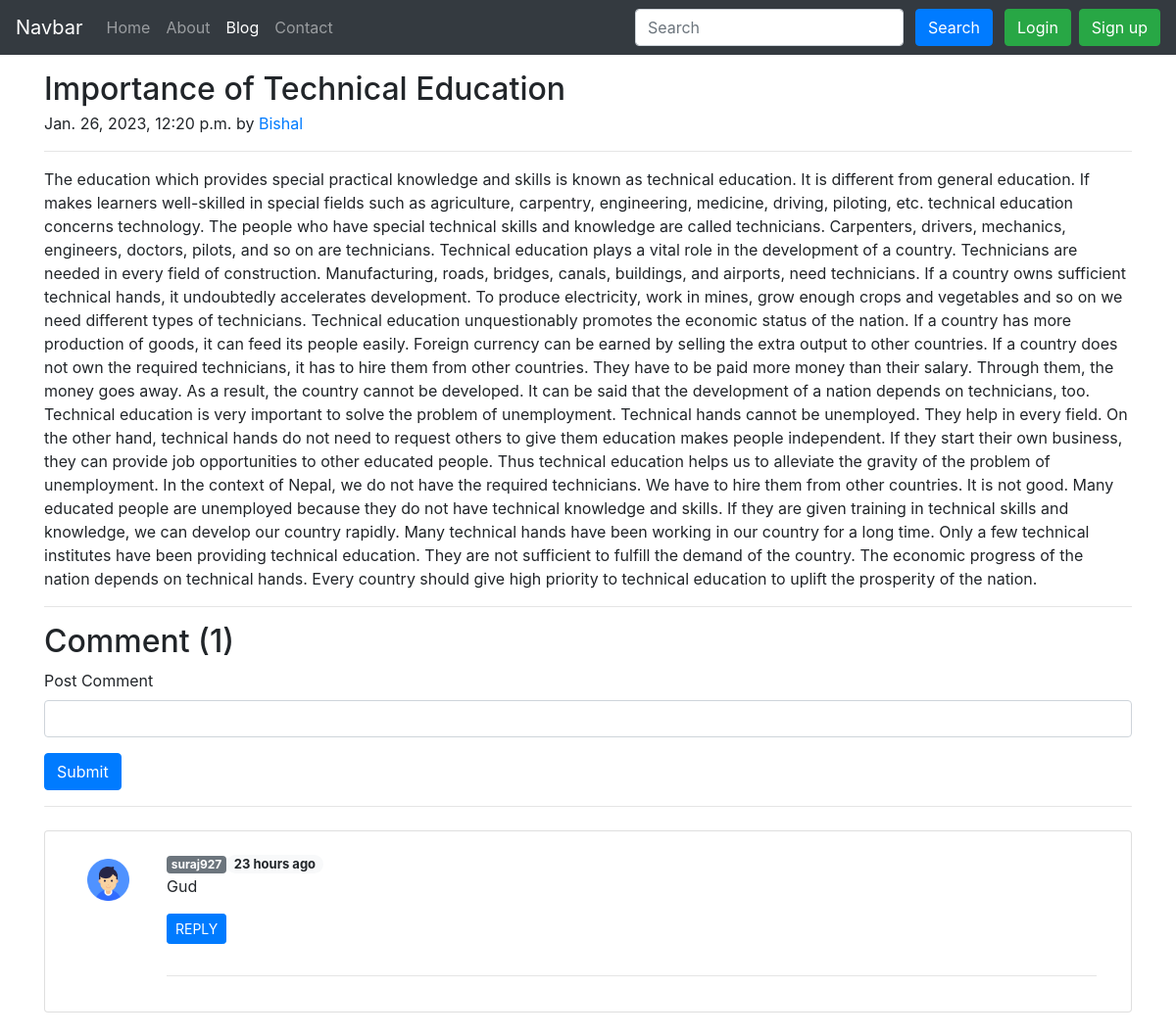
/blog/first-post/, run on the app's committed database.
### Blog/models.py (models this page shows, shortened)
class Post(models.Model):
    sno = models.AutoField(primary_key=True)
    title = models.CharField(max_length=100)
    text = models.TextField()
    author = models.CharField(max_length=30)
    slug = models.CharField(max_length=300)
    timeStamp = models.DateTimeField(default=datetime.now, blank=True)

class BlogComment(models.Model):
    sno = models.AutoField(primary_key = True)
    comment = models.TextField()
    user = models.ForeignKey(User,on_delete=models.CASCADE)
    post = models.ForeignKey(Post,on_delete=models.CASCADE)
    parent = models.ForeignKey('self',on_delete=models.CASCADE,null=True)
    timeStamp = models.DateTimeField(default=now)

### Blog/views.py (the view)
# urls.py: path('<str:slug>/',views.blogPost,name="blogPost"),
def blogPost(request, slug):
    post = Post.objects.filter(slug=slug)[0]
    comments = BlogComment.objects.filter(post=post,parent=None)
    replies = BlogComment.objects.filter(post=post).exclude(parent = None)
    replyDict =  {}
    for reply in replies:
        if reply.parent.sno not in replyDict.keys():
            replyDict[reply.parent.sno] = [reply]
        else:
            replyDict[reply.parent.sno].append(reply)
    context = {
        'post': post,
        'comments': comments,
        'replyDict':replyDict
    }
    return render(request, 'blog/blogPost.html', context=context)

### Blog/templatetags/extras.py (called while the page is built)
@register.filter(name='get_val')
def get_val(dict,key):
    return dict.get(key)

### templates/blog/blogPost.html (shortened to what this page needs)
{% extends 'base.html' %}
{% load humanize %}
{% load static %}
{% load extras %}
{% block activeBlog %}active{% endblock activeBlog %}
{% block body %}
<div class="container my-3">
    <h2 class="blog-post-title mb-1">{{post.title}}</h2>
    <p class="blog-post-meta">{{ post.timeStamp }} by <a href="/about/">{{post.author}}</a></p>
    <hr class="solid">
    <p>{{post.text}}</p>
    <hr class="solid">
</div>
<div class="container">
    <h2>Comment ({{ comments.count }})</h2>
    <form action="/blog/postComment" method="post"> {% csrf_token %}
        <div class="mb-3">
            <label for="comment" class="form-label">Post Comment</label>
            <input name="comment" type="text" class="form-control" id="comment" aria-describedby="text">
        </div>
        <button type="submit" class="btn btn-primary">Submit</button>
    </form>
    <hr class="rounded">
    {% for comment in comments %}
    <div class="card my-4">
        <div class=" card-body row mx-0">
            <div class="col-md-1">
                <img src="{% static 'user.png' %}" class="rounded mx-auto w-100 d-block p-2" alt="...">
            </div>
            <div class="col-md-11">
                {% if comment.user.is_superuser %}
                <span class="badge badge-secondary">{{comment.user.username}}</span><span
                    class="badge badge-pill badge-light" style="font-size:13px;">
                    {{comment.timeStamp | naturaltime}}<img src="{% static 'adminBadge.png' %}"
                        alt="(Admin)"></span><br>{{comment.comment}}
                {% else %}
                <span class="badge badge-secondary">{{comment.user.username}}</span><span
                    class="badge badge-pill badge-light" style="font-size:13px;">
                    {{comment.timeStamp | naturaltime}}</span><br>{{comment.comment}}
                {% endif %}
                <div class="reply mx-0">
                    <a class="btn btn-primary btn-sm my-3" data-toggle="collapse" href="#replyBox{{comment.sno}}"
                        role="button" aria-expanded="false" aria-controls="replyBox{{comment.sno}}">
                        REPLY
                    </a>
                    <div class="replies my-2">
                        <hr class="solid">
                    </div>
                </div>
            </div>
        </div>
    </div>
    {% endfor %}
</div>
{% endblock body %}

### data on the page
Post: title "Importance of Technical Education", timeStamp "Jan. 26, 2023, 12:20 p.m.", author "Bishal", text "The education which provides special practical knowledge and skills is known as technical education. It is different from general education. If makes learners well-skilled in special fields such as agriculture, carpentry, engineering, medicine, driving, piloting, etc. technical education concerns technology. The people who have special technical skills and knowledge are called technicians. Carpenters, drivers, mechanics, engineers, doctors, pilots, and so on are technicians. Technical education plays a vital role in the development of a country. Technicians are needed in every field of construction. Manufacturing, roads, bridges, canals, buildings, and airports, need technicians. If a…"
BlogComment: user.username "suraj927", timeStamp "23 hours ago", comment "Gud"

### other printed values
{{ comments.count }} "1"
